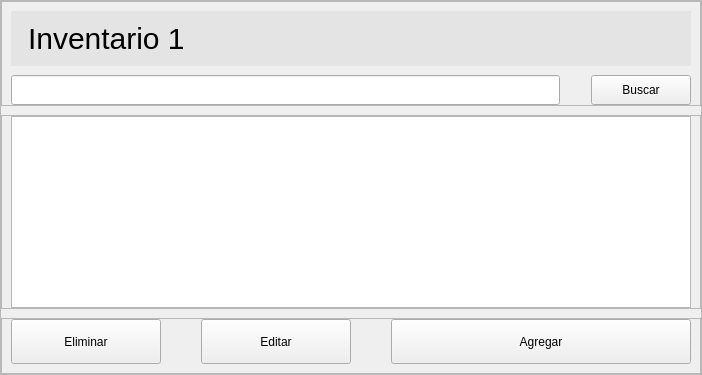
               <widget class="QWidget" name="pagelist">
                <property name="styleSheet">
                 <string notr="true"/>
                </property>
                <layout class="QVBoxLayout" name="verticalLayout_7">
                 <property name="spacing">
                  <number>0</number>
                 </property>
                 <property name="leftMargin">
                  <number>0</number>
                 </property>
                 <property name="topMargin">
                  <number>0</number>
                 </property>
                 <property name="rightMargin">
                  <number>0</number>
                 </property>
                 <property name="bottomMargin">
                  <number>0</number>
                 </property>
                 <item>
                  <widget class="QFrame" name="framelist">
                   <property name="styleSheet">
                    <string notr="true"/>
                   </property>
                   <property name="frameShape">
                    <enum>QFrame::StyledPanel</enum>
                   </property>
                   <property name="frameShadow">
                    <enum>QFrame::Raised</enum>
                   </property>
                   <layout class="QVBoxLayout" name="verticalLayout_8">
                    <property name="spacing">
                     <number>9</number>
                    </property>
                    <property name="leftMargin">
                     <number>0</number>
                    </property>
                    <property name="topMargin">
                     <number>0</number>
                    </property>
                    <property name="rightMargin">
                     <number>0</number>
                    </property>
                    <property name="bottomMargin">
                     <number>0</number>
                    </property>
                    <item>
                     <widget class="QFrame" name="frametitle">
                      <property name="styleSheet">
                       <string notr="true">QLabel {
	min-height: 30px;
	font-size: 30px;
	background: rgba(0,0,0,0.05);
	padding: 10
}
QHeaderView::section {
	font: 15px &quot;Microsoft JhengHei&quot;;
}</string>
                      </property>
                      <property name="frameShape">
                       <enum>QFrame::StyledPanel</enum>
                      </property>
                      <property name="frameShadow">
                       <enum>QFrame::Raised</enum>
                      </property>
                      <layout class="QVBoxLayout" name="verticalLayout">
                       <property name="spacing">
                        <number>9</number>
                       </property>
                       <property name="bottomMargin">
                        <number>0</number>
                       </property>
                       <item>
                        <widget class="QLabel" name="lb_title">
                         <property name="text">
                          <string>Inventario 1</string>
                         </property>
                        </widget>
                       </item>
                       <item>
                        <layout class="QHBoxLayout" name="horizontalLayout_5">
                         <property name="spacing">
                          <number>6</number>
                         </property>
                         <item>
                          <widget class="QLineEdit" name="le_buscar">
                           <property name="minimumSize">
                            <size>
                             <width>200</width>
                             <height>30</height>
                            </size>
                           </property>
                           <property name="text">
                            <string/>
                           </property>
                          </widget>
                         </item>
                         <item>
                          <spacer name="horizontalSpacer_2">
                           <property name="orientation">
                            <enum>Qt::Horizontal</enum>
                           </property>
                           <property name="sizeType">
                            <enum>QSizePolicy::Minimum</enum>
                           </property>
                           <property name="sizeHint" stdset="0">
                            <size>
                             <width>25</width>
                             <height>25</height>
                            </size>
                           </property>
                          </spacer>
                         </item>
                         <item>
                          <widget class="QPushButton" name="btn_buscar">
                           <property name="sizePolicy">
                            <sizepolicy hsizetype="Fixed" vsizetype="Fixed">
                             <horstretch>0</horstretch>
                             <verstretch>0</verstretch>
                            </sizepolicy>
                           </property>
                           <property name="minimumSize">
                            <size>
                             <width>100</width>
                             <height>30</height>
                            </size>
                           </property>
                           <property name="text">
                            <string>Buscar</string>
                           </property>
                          </widget>
                         </item>
                        </layout>
                       </item>
                      </layout>
                     </widget>
                    </item>
                    <item>
                     <widget class="QFrame" name="frametable">
                      <property name="frameShape">
                       <enum>QFrame::StyledPanel</enum>
                      </property>
                      <property name="frameShadow">
                       <enum>QFrame::Raised</enum>
                      </property>
                      <layout class="QVBoxLayout" name="verticalLayout_10">
                       <property name="topMargin">
                        <number>0</number>
                       </property>
                       <property name="bottomMargin">
                        <number>0</number>
                       </property>
                       <item>
                        <widget class="QTableView" name="table_inv"/>
                       </item>
                      </layout>
                     </widget>
                    </item>
                    <item>
                     <widget class="QFrame" name="framebuttons">
                      <property name="sizePolicy">
                       <sizepolicy hsizetype="Expanding" vsizetype="Preferred">
                        <horstretch>0</horstretch>
                        <verstretch>0</verstretch>
                       </sizepolicy>
                      </property>
                      <property name="styleSheet">
                       <string notr="true"/>
                      </property>
                      <property name="frameShape">
                       <enum>QFrame::StyledPanel</enum>
                      </property>
                      <property name="frameShadow">
                       <enum>QFrame::Raised</enum>
                      </property>
                      <property name="lineWidth">
                       <number>1</number>
                      </property>
                      <layout class="QVBoxLayout" name="verticalLayout_6">
                       <property name="leftMargin">
                        <number>9</number>
                       </property>
                       <property name="topMargin">
                        <number>0</number>
                       </property>
                       <property name="bottomMargin">
                        <number>9</number>
                       </property>
                       <item>
                        <layout class="QHBoxLayout" name="horizontalLayout_3" stretch="0,0,0,0,0">
                         <property name="spacing">
                          <number>0</number>
                         </property>
                         <property name="leftMargin">
                          <number>0</number>
                         </property>
                         <property name="topMargin">
                          <number>0</number>
                         </property>
                         <property name="rightMargin">
                          <number>0</number>
                         </property>
                         <property name="bottomMargin">
                          <number>0</number>
                         </property>
                         <item>
                          <widget class="QPushButton" name="btn_eliminar">
                           <property name="sizePolicy">
                            <sizepolicy hsizetype="Fixed" vsizetype="Fixed">
                             <horstretch>0</horstretch>
                             <verstretch>0</verstretch>
                            </sizepolicy>
                           </property>
                           <property name="minimumSize">
                            <size>
                             <width>150</width>
                             <height>45</height>
                            </size>
                           </property>
                           <property name="text">
                            <string>Eliminar</string>
                           </property>
                          </widget>
                         </item>
                         <item>
                          <spacer name="horizontalSpacer_4">
                           <property name="orientation">
                            <enum>Qt::Horizontal</enum>
                           </property>
                           <property name="sizeType">
                            <enum>QSizePolicy::Expanding</enum>
                           </property>
                           <property name="sizeHint" stdset="0">
                            <size>
                             <width>40</width>
                             <height>20</height>
                            </size>
                           </property>
                          </spacer>
                         </item>
                         <item>
                          <widget class="QPushButton" name="btn_editar">
                           <property name="sizePolicy">
                            <sizepolicy hsizetype="Fixed" vsizetype="Fixed">
                             <horstretch>0</horstretch>
                             <verstretch>0</verstretch>
                            </sizepolicy>
                           </property>
                           <property name="minimumSize">
                            <size>
                             <width>150</width>
                             <height>45</height>
                            </size>
                           </property>
                           <property name="text">
                            <string>Editar</string>
                           </property>
                          </widget>
                         </item>
                         <item>
                          <spacer name="horizontalSpacer">
                           <property name="orientation">
                            <enum>Qt::Horizontal</enum>
                           </property>
                           <property name="sizeType">
                            <enum>QSizePolicy::Fixed</enum>
                           </property>
                           <property name="sizeHint" stdset="0">
                            <size>
                             <width>40</width>
                             <height>20</height>
                            </size>
                           </property>
                          </spacer>
                         </item>
                         <item>
                          <widget class="QPushButton" name="btn_agregar">
                           <property name="sizePolicy">
                            <sizepolicy hsizetype="Fixed" vsizetype="Fixed">
                             <horstretch>0</horstretch>
                             <verstretch>0</verstretch>
                            </sizepolicy>
                           </property>
                           <property name="minimumSize">
                            <size>
                             <width>300</width>
                             <height>45</height>
                            </size>
                           </property>
                           <property name="text">
                            <string>Agregar</string>
                           </property>
                          </widget>
                         </item>
                        </layout>
                       </item>
                      </layout>
                     </widget>
                    </item>
                   </layout>
                  </widget>
                 </item>
                </layout>
               </widget>
